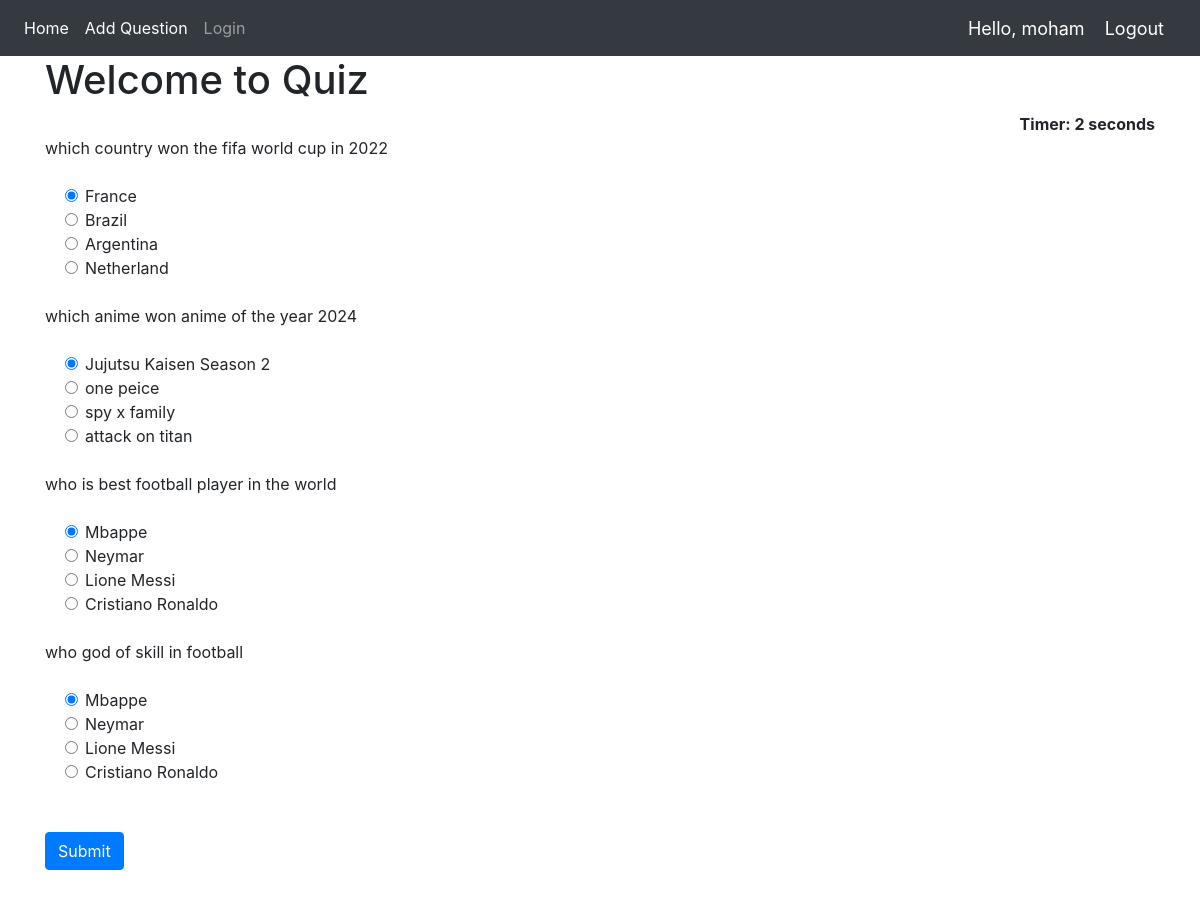
The app's page / (signed in) with its own data.
### home/models.py (models this page shows, shortened)
class QuesModel(models.Model):
    question = models.CharField(max_length=200,null=True)
    op1 = models.CharField(max_length=200,null=True)
    op2 = models.CharField(max_length=200,null=True)
    op3 = models.CharField(max_length=200,null=True)
    op4 = models.CharField(max_length=200,null=True)
    ans = models.CharField(max_length=200,null=True)

### home/views.py (the view)
# urls.py: 2. Add a URL to urlpatterns:  path('', views.home, name='home')
def home(request):
    if request.method == 'POST':
        print(request.POST)
        questions=QuesModel.objects.all()
        score=0
        wrong=0
        correct=0
        total=0
        for q in questions:
            total+=1
            print(request.POST.get(q.question))
            print(q.ans)
            print()
            if q.ans ==  request.POST.get(q.question):
                score+=10
                correct+=1
            else:
                wrong+=1
        percent = score/(total*10) *100
        context = {
            'score':score,
            'time': request.POST.get('timer'),
            'correct':correct,
            'wrong':wrong,
            'percent':percent,
            'total':total
        }
        return render(request,'result.html',context)
    else:
        questions=QuesModel.objects.all()
        context = {
            'questions':questions
        }
        return render(request,'home.html',context)

### home/templates/home.html (shortened to what this page needs)
{% extends 'dependencies.html' %}
{% block content %}
{% load static %}
<div class="container ">
<h1>Welcome to  Quiz</h1>
<div align="right " id="displaytimer"><b>Timer: 0 seconds</b></div>
 <form method='post' action=''>
    {% for q  in questions%}
    <div class="form-group">
      <label for="question">{{q.question}}</label>
    </div>
    <div class="form-check">
        <div class="form-check">
            <input class="form-check-input" type="radio" name="{{q.question}}" id="gridRadios1" value="option1" checked>
            <label class="form-check-label" for="gridRadios1">
                {{q.op1}}
            </label>
        </div>
        <div class="form-check">
            <input class="form-check-input" type="radio" name="{{q.question}}" id="gridRadios2" value="option2">
            <label class="form-check-label" for="gridRadios2">
                {{q.op2}}
            </label>
        </div>
        <div class="form-check">
            <input class="form-check-input" type="radio" name="{{q.question}}" id="gridRadios1" value="option3">
            <label class="form-check-label" for="gridRadios1">
                {{q.op3}}
            </label>
        </div>
        <div class="form-check">
            <input class="form-check-input" type="radio" name="{{q.question}}" id="gridRadios2" value="option4">
            <label class="form-check-label" for="gridRadios2">
                {{q.op4}}
            </label>
        </div>
        <br>
    </div>
    {% endfor %}
    <br>
    <button type="submit" class="btn btn-primary">Submit</button>
  </form>
</div>
{% endblock %}

### home/templates/navbar.html (shortened to what this page needs)
{% load static %}
<nav class="navbar navbar-expand-lg navbar-dark bg-dark">
  <div class="collapse navbar-collapse" id="navbarNav">
    <ul class="navbar-nav">
      <li class="nav-item active">
        <a class="nav-link" href="{% url 'home' %}">Home</a>
      </li>
      {% if request.user.is_staff %}
      <li class="nav-item active">
        <a class="nav-link" href="{% url 'addQuestion' %}">Add Question</a>
      </li>
      {% endif %}
      <li class="nav-item">
        <a class="nav-link" href="{% url 'login' %}">Login</a>
      </li>
    </ul>
  </div>
  <span class="greet">Hello, {{request.user}}</span>
  <span ><a  class="greet" href="{% url 'logout' %}">Logout</a></span>
</nav>

### records on screen
QuesModel: question "which country won the fifa world cup in 2022", op1 "France", op2 "Brazil", op3 "Argentina", op4 "Netherland"
QuesModel: question "which anime won anime of the year 2024", op1 "Jujutsu Kaisen Season 2", op2 "one peice", op3 "spy x family", op4 "attack on titan"
QuesModel: question "who is best football player in the world", op1 "Mbappe", op2 "Neymar", op3 "Lione Messi", op4 "Cristiano Ronaldo"
QuesModel: question "who god of skill in football", op1 "Mbappe", op2 "Neymar", op3 "Lione Messi", op4 "Cristiano Ronaldo"

### other values on screen
{{ request.user }} "moham"
